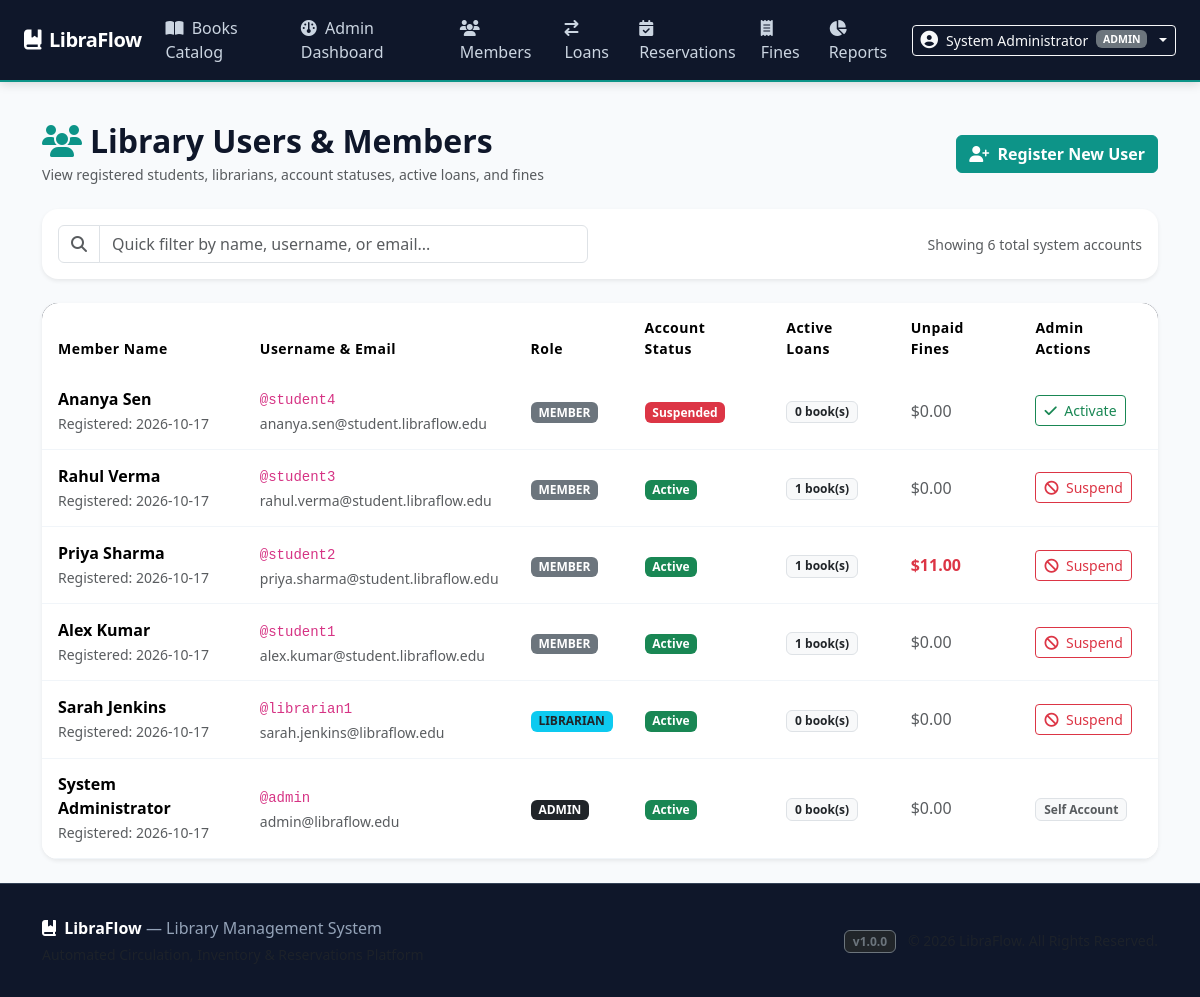
Page /members (signed in) on the earlier database version.
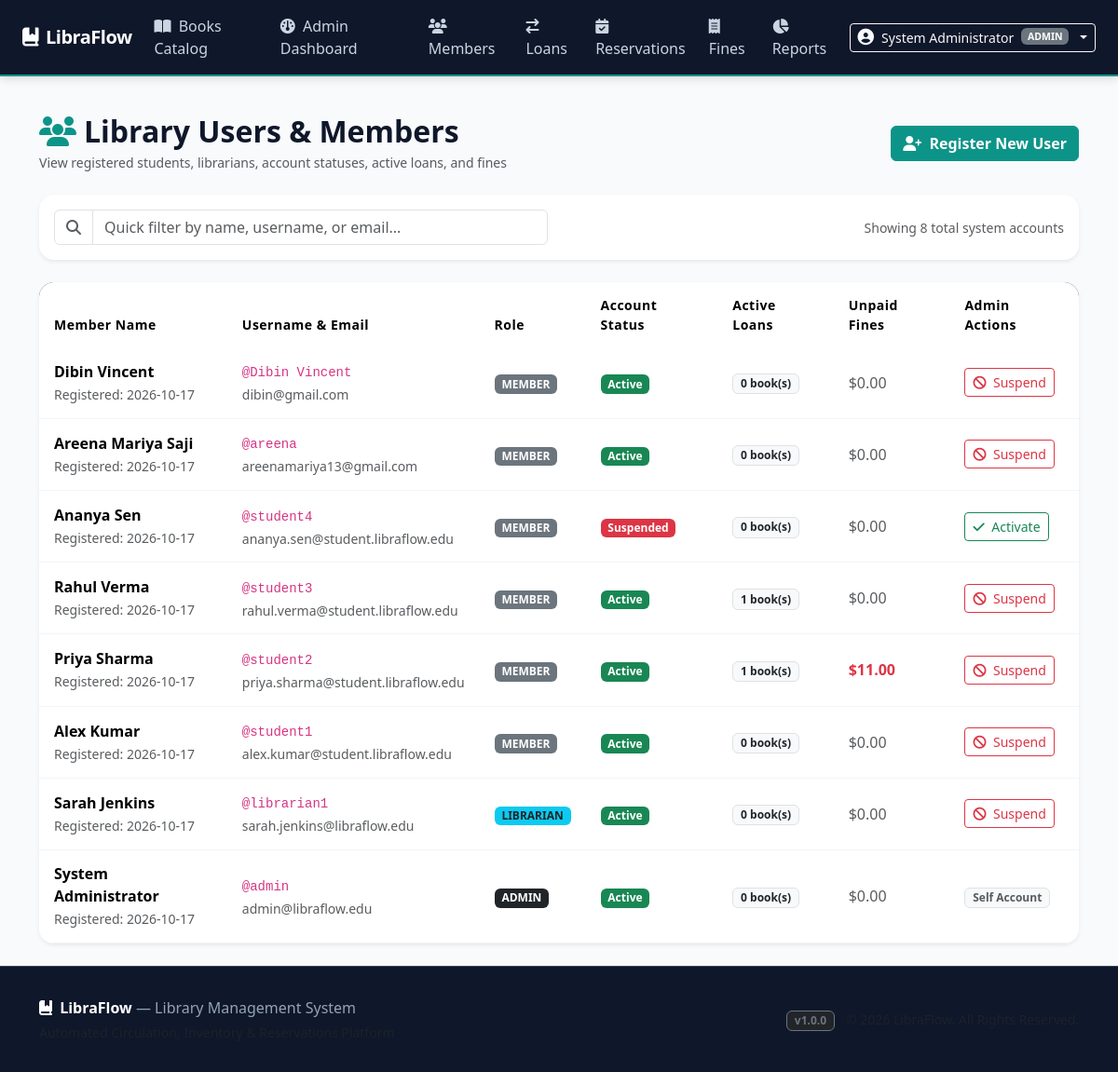
Same page on the later database version.
### tables this page shows
CREATE TABLE users (
    id INTEGER PRIMARY KEY AUTOINCREMENT,
    full_name TEXT NOT NULL,
    username TEXT UNIQUE NOT NULL,
    email TEXT UNIQUE NOT NULL,
    password_hash TEXT NOT NULL,
    role TEXT NOT NULL CHECK(role IN ('admin', 'librarian', 'member')),
    account_status TEXT NOT NULL DEFAULT 'active' CHECK(account_status IN ('active', 'suspended', 'inactive')),
    created_at TIMESTAMP DEFAULT CURRENT_TIMESTAMP
);

### app.py (the view)
    @app.route("/members")
    @login_required
    @roles_required("admin", "librarian")
    def members():
        conn = get_db()
        members_list = conn.execute("""
            SELECT u.id, u.full_name, u.username, u.email, u.role, u.account_status, u.created_at,
                   (SELECT COUNT(*) FROM loans l WHERE l.member_id = u.id AND l.return_date IS NULL) as active_loans_count,
                   (SELECT COALESCE(SUM(amount), 0) FROM fines f JOIN loans l ON f.loan_id = l.id WHERE l.member_id = u.id AND f.payment_status = 'unpaid') as unpaid_fines
            FROM users u
            ORDER BY u.id DESC
        """).fetchall()
        return render_template("members.html", members=members_list)

### database/db.py (called while the page is built, shortened)
def get_db(db_path=None):
    if db_path is None:
        if has_app_context() and current_app.config.get("DATABASE_PATH"):
            db_path = current_app.config["DATABASE_PATH"]
        else:
            db_path = str(Path(__file__).resolve().parent / "libraflow.db")
    if has_app_context():
        if "_database" not in g:
            if db_path != ":memory:":
                Path(db_path).parent.mkdir(parents=True, exist_ok=True)
            conn = sqlite3.connect(db_path)
            conn.row_factory = sqlite3.Row
            conn.execute("PRAGMA foreign_keys = ON;")
            g._database = conn
        return g._database

### templates/members.html (shortened to what this page needs)
{% extends "base.html" %}
{% block content %}
<div class="container py-4">
  <div class="d-flex justify-content-between align-items-center mb-4 flex-wrap gap-2">
    <div>
      <h2 class="fw-bold mb-1"><i class="fa-solid fa-users text-teal me-2" style="color: var(--lf-teal-primary);"></i>Library Users & Members</h2>
      <p class="text-muted small mb-0">View registered students, librarians, account statuses, active loans, and fines</p>
    </div>
    <div class="d-flex gap-2">
      <button class="btn btn-primary fw-semibold" data-bs-toggle="modal" data-bs-target="#addUserModal">
        <i class="fa-solid fa-user-plus me-1"></i> Register New User
      </button>
    </div>
  </div>
  <div class="card border-0 shadow-sm rounded-4 p-3 mb-4">
    <div class="row align-items-center">
      <div class="col-md-6">
        <div class="input-group">
          <span class="input-group-text bg-white"><i class="fa-solid fa-search text-muted"></i></span>
          <input type="text" id="tableSearchInput" class="form-control" placeholder="Quick filter by name, username, or email...">
        </div>
      </div>
      <div class="col-md-6 text-md-end text-muted small mt-2 mt-md-0">
        Showing {{ members|length }} total system accounts
      </div>
    </div>
  </div>
  <div class="card border-0 shadow-sm rounded-4 overflow-hidden">
    <div class="card-body p-0">
      <div class="table-responsive">
        <table class="table align-middle mb-0 filterable-table">
          <thead>
            <tr>
              <th>Member Name</th>
              <th>Username & Email</th>
              <th>Role</th>
              <th>Account Status</th>
              <th>Active Loans</th>
              <th>Unpaid Fines</th>
              {% if current_user.role == 'admin' %}
                <th>Admin Actions</th>
              {% endif %}
            </tr>
          </thead>
          <tbody>
            {% for m in members %}
              <tr>
                <td>
                  <div class="fw-bold text-navy">{{ m.full_name }}</div>
                  <small class="text-muted">Registered: {{ (m.created_at|string)[:10] }}</small>
                </td>
                <td>
                  <div><code>@{{ m.username }}</code></div>
                  <small class="text-muted">{{ m.email }}</small>
                </td>
                <td>
                  {% if m.role == 'admin' %}
                    <span class="badge bg-dark text-uppercase">Admin</span>
                  {% elif m.role == 'librarian' %}
                    <span class="badge bg-info text-dark text-uppercase">Librarian</span>
                  {% else %}
                    <span class="badge bg-secondary text-uppercase">Member</span>
                  {% endif %}
                </td>
                <td>
                  {% if m.account_status == 'active' %}
                    <span class="badge bg-success">Active</span>
                  {% else %}
                    <span class="badge bg-danger">Suspended</span>
                  {% endif %}
                </td>
                <td>
                  <span class="badge bg-light text-dark border">{{ m.active_loans_count }} book(s)</span>
                </td>
                <td>
                  {% if m.unpaid_fines > 0 %}
                    <span class="fw-bold text-danger">${{ "%.2f"|format(m.unpaid_fines) }}</span>
                  {% else %}
                    <span class="text-muted">$0.00</span>
                  {% endif %}
                </td>
                {% if current_user.role == 'admin' %}
                  <td>
                    {% if m.id != current_user.id %}
                      <form action="{{ url_for('toggle_member_status', user_id=m.id) }}" method="POST" class="d-inline confirm-action" data-confirm-message="Change account status for {{ m.username }}?">
                        {% if m.account_status == 'active' %}
                          <button type="submit" class="btn btn-sm btn-outline-danger" title="Suspend Account">
                            <i class="fa-solid fa-ban me-1"></i> Suspend
                          </button>
                        {% else %}
                          <button type="submit" class="btn btn-sm btn-outline-success" title="Activate Account">
                            <i class="fa-solid fa-check me-1"></i> Activate
                          </button>
                        {% endif %}
                      </form>
                    {% else %}
                      <span class="badge bg-light text-muted border">Self Account</span>
                    {% endif %}
                  </td>
                {% endif %}
              </tr>
            {% else %}
              <tr>
                <td colspan="7" class="text-center text-muted py-4">No user accounts found.</td>
              </tr>
            {% endfor %}
          </tbody>
        </table>
      </div>
    </div>
  </div>
</div>
{% endblock %}

### templates/base.html (shortened to what this page needs)
<!DOCTYPE html>
<html lang="en">
<head>
  <link href="https://cdn.jsdelivr.net/npm/bootstrap@5.3.3/dist/css/bootstrap.min.css" rel="stylesheet">
  <link rel="stylesheet" href="https://cdnjs.cloudflare.com/ajax/libs/font-awesome/6.5.1/css/all.min.css">
  <link rel="stylesheet" href="{{ url_for('static', filename='css/style.css') }}">
</head>
<body>
  <nav class="navbar navbar-expand-lg navbar-dark navbar-libraflow sticky-top">
    <div class="container-fluid px-4">
      <a class="navbar-brand" href="{{ url_for('index') }}">
        <i class="fa-solid fa-book-bookmark text-teal"></i>
        <span>LibraFlow</span>
      </a>
      <div class="collapse navbar-collapse" id="navbarMain">
        <ul class="navbar-nav me-auto mb-2 mb-lg-0">
          <li class="nav-item">
            <a class="nav-link" href="{{ url_for('books') }}">
              <i class="fa-solid fa-book-open me-1"></i> Books Catalog
            </a>
          </li>
          {% if current_user %}
            {% if current_user.role == 'admin' %}
              <li class="nav-item">
                <a class="nav-link" href="{{ url_for('admin_dashboard') }}">
                  <i class="fa-solid fa-gauge me-1"></i> Admin Dashboard
                </a>
              </li>
              <li class="nav-item">
                <a class="nav-link" href="{{ url_for('members') }}">
                  <i class="fa-solid fa-users me-1"></i> Members
                </a>
              </li>
              <li class="nav-item">
                <a class="nav-link" href="{{ url_for('loans') }}">
                  <i class="fa-solid fa-arrow-right-arrow-left me-1"></i> Loans
                </a>
              </li>
              <li class="nav-item">
                <a class="nav-link" href="{{ url_for('reservations') }}">
                  <i class="fa-solid fa-calendar-check me-1"></i> Reservations
                </a>
              </li>
              <li class="nav-item">
                <a class="nav-link" href="{{ url_for('fines') }}">
                  <i class="fa-solid fa-receipt me-1"></i> Fines
                </a>
              </li>
              <li class="nav-item">
                <a class="nav-link" href="{{ url_for('reports') }}">
                  <i class="fa-solid fa-chart-pie me-1"></i> Reports
                </a>
              </li>
            {% endif %}
          {% endif %}
        </ul>
        <div class="d-flex align-items-center gap-3">
          {% if current_user %}
            <div class="dropdown">
              <button class="btn btn-outline-light btn-sm dropdown-toggle d-flex align-items-center gap-2" type="button" data-bs-toggle="dropdown">
                <span>{{ current_user.full_name }}</span>
                <span class="badge bg-secondary text-uppercase">{{ current_user.role }}</span>
              </button>
            </div>
          {% endif %}
        </div>
      </div>
    </div>
  </nav>
  <main class="flex-grow-1">
    {% block content %}{% endblock %}
  </main>
  <footer>
    <div class="container text-center">
      <div class="row align-items-center">
        <div class="col-md-6 text-md-start mb-2 mb-md-0">
          <span class="fw-bold text-white"><i class="fa-solid fa-book-bookmark text-teal me-1"></i> LibraFlow</span> — Library Management System
          <div class="small text-muted mt-1">Automated Circulation, Inventory & Reservations Platform</div>
        </div>
        <div class="col-md-6 text-md-end">
          <span class="badge bg-dark border border-secondary text-secondary me-2">v1.0.0</span>
          <span class="small text-muted">&copy; {{ current_year }} LibraFlow. All Rights Reserved.</span>
        </div>
      </div>
    </div>
  </footer>
</body>
</html>

### static/css/style.css (style rules this page uses)
:root { --lf-navy-dark: #0f172a; --lf-navy-surface: #1e293b; --lf-navy-border: #334155; --lf-teal-primary: #0d9488; --lf-teal-light: #14b8a6; --lf-teal-subtle: #ccfbf1; --lf-warm-cream: #fbfbfa; --lf-cream-accent: #fef3c7; --lf-text-dark: #0f172a; --lf-text-muted: #64748b; --lf-border-color: #e2e8f0; --lf-card-shadow: 0 4px 6px -1px rgba(0, 0, 0, 0.07), 0 2px 4px -2px rgba(0, 0, 0, 0.05); --lf-hover-shadow: 0 10px 15px -3px rgba(0, 0, 0, 0.1), 0 4px 6px -4px rgba(0, 0, 0, 0.05); }
body { font-family: 'Segoe UI', system-ui, -apple-system, sans-serif; background-color: #f8fafc; color: var(--lf-text-dark); min-height: 100vh; display: flex; flex-direction: column; }
.navbar-libraflow { background-color: var(--lf-navy-dark) !important; border-bottom: 2px solid var(--lf-teal-primary); box-shadow: 0 2px 10px rgba(0,0,0,0.15); }
.navbar-brand { font-weight: 700; letter-spacing: -0.5px; color: #ffffff !important; display: flex; align-items: center; gap: 8px; }
.nav-link { color: #cbd5e1 !important; font-weight: 500; transition: all 0.2s ease-in-out; }
.btn-primary { background-color: var(--lf-teal-primary); border-color: var(--lf-teal-primary); }
.table-responsive { border-radius: 8px; overflow: hidden; box-shadow: var(--lf-card-shadow); }
.table thead { background-color: var(--lf-navy-dark); color: #ffffff; }
.table thead th { font-weight: 600; border-bottom: none; font-size: 0.875rem; letter-spacing: 0.5px; padding: 0.85rem 1rem; }
.table tbody tr { background-color: #ffffff; transition: background-color 0.15s ease; }
.table td { vertical-align: middle; padding: 0.85rem 1rem; border-color: #f1f5f9; }
footer { margin-top: auto; background-color: var(--lf-navy-dark); color: #94a3b8; padding: 2rem 0; border-top: 1px solid var(--lf-navy-border); }

Differences in the rows shown:
added users: full_name "Dibin Vincent", created_at "2026-10-17", username "Dibin Vincent", email "dibin@gmail.com", role "MEMBER", account_status "Active", active_loans_count "0", shows "$0.00"
added users: full_name "Areena Mariya Saji", created_at "2026-10-17", username "areena", email "areenamariya13@gmail.com", role "MEMBER", account_status "Active", active_loans_count "0", shows "$0.00"
computed for users "Alex Kumar": active_loans_count "1" → "0"
Other differences:
{{ members|length }}: "6" → "8"
